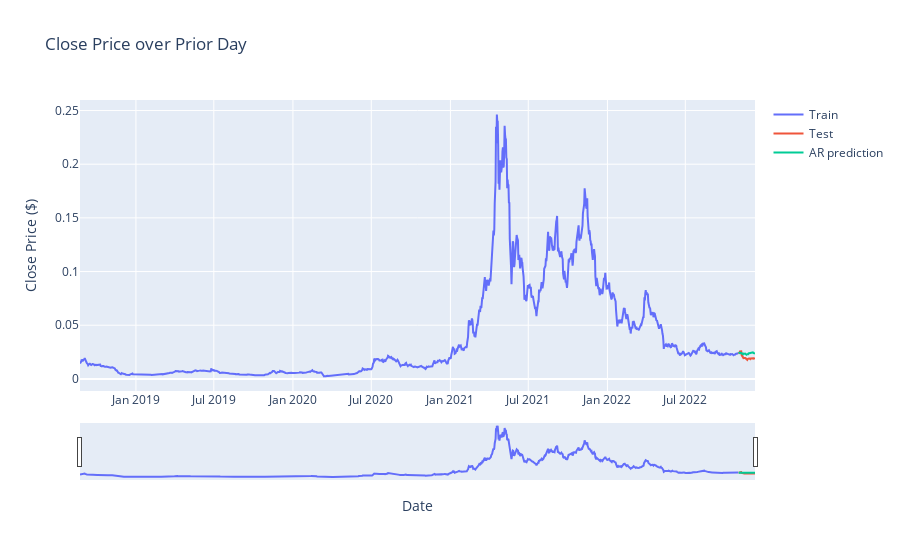

Notebook code cell kept with this figure:
### Code cell
fig = go.Figure()
fig.add_trace(go.Scatter(x=train.index, y=btc_daily.loc[train.index, "Close"], mode='lines', name="Train"))
fig.add_trace(go.Scatter(x=test.index, y=btc_daily.loc[test.index, "Close"], mode='lines', name="Test"))
fig.add_trace(go.Scatter(x=test.index, y=btc_daily.loc[test.index, "AR_restored"], mode='lines', name="AR prediction"))

fig.update_xaxes(rangeslider_visible=True)
fig.update_layout(
    yaxis_title=" Close Price ($)", 
    xaxis_title="Date",
    title="Close Price over Prior Day"
)
fig.show()
